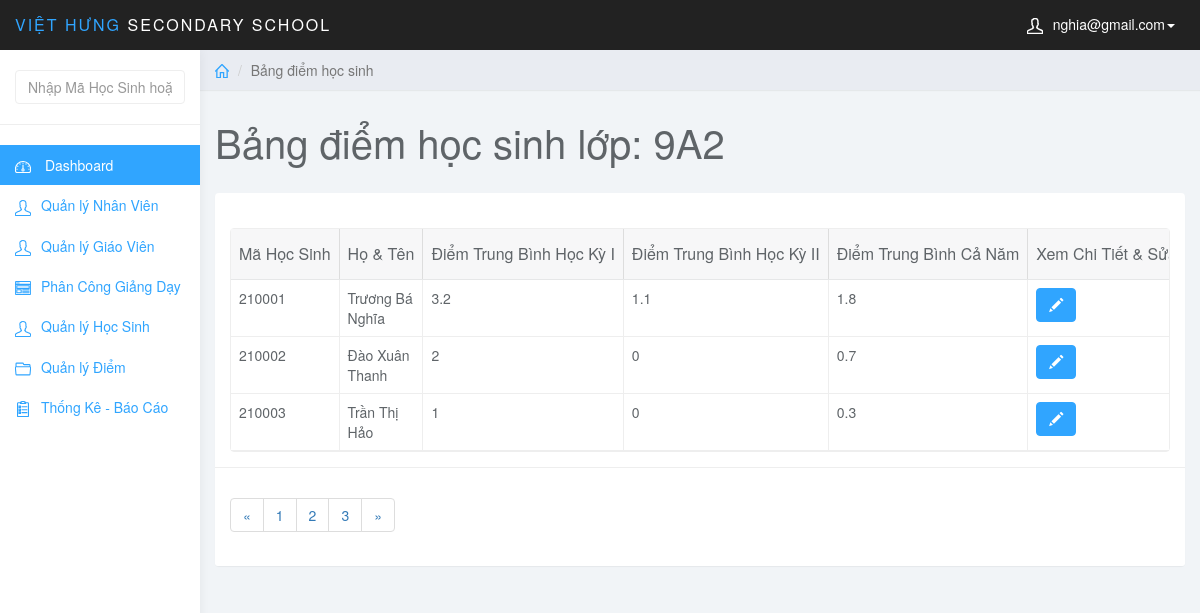
The page /admin/index.php?page=list_diem&id_class=1 (signed in) on the database its author committed.
### tables this page shows
CREATE TABLE `lophoc` (
  `MaLopHoc` varchar(10) NOT NULL,
  `Tenlophoc` varchar(20) NOT NULL,
  `KhoiHoc` varchar(10) NOT NULL,
  PRIMARY KEY (`MaLopHoc`)
);

CREATE TABLE `hocsinh` (
  `MaHS` int(6) NOT NULL,
  `MaLopHoc` varchar(10) NOT NULL,
  `TenHS` varchar(50) NOT NULL,
  `GioiTinh` varchar(5) NOT NULL,
  `NgaySinh` date NOT NULL,
  `NoiSinh` varchar(50) NOT NULL,
  `DanToc` varchar(10) NOT NULL,
  `HoTenCha` varchar(50) NOT NULL,
  `HoTenMe` varchar(50) NOT NULL,
  PRIMARY KEY (`MaHS`),
  KEY `fk_hs_lh` (`MaLopHoc`),
  CONSTRAINT `fk_hs_lh` FOREIGN KEY (`MaLopHoc`) REFERENCES `lophoc` (`MaLopHoc`)
);

### admin/list_diem.php (the view, shortened to what this page needs)
<?php
    $class_id = $_GET['id_class'];
    $sql_view = "SELECT * FROM lophoc WHERE MaLopHoc = '$class_id'";
    $query_view = mysqli_query($conn,$sql_view);
    $row_view = mysqli_fetch_assoc($query_view);
?>
<div class="col-sm-9 col-sm-offset-3 col-lg-10 col-lg-offset-2 main">
		<div class="row">
			<ol class="breadcrumb">
				<li><a href="index.php"><svg class="glyph stroked home"><use xlink:href="#stroked-home"></use></svg></a></li>
				<li class="active">Bảng điểm học sinh</li>
			</ol>
		</div>
		<div class="row">
			<div class="col-lg-12">
				<h1 class="page-header">Bảng điểm học sinh lớp: <?php echo $row_view['Tenlophoc']; ?></h1>
			</div>
		</div>
		<div class="row">
			<div class="col-lg-12">
				<div class="panel panel-default">
					<div class="panel-body">
                        <table
                            data-toolbar="#toolbar"
                            data-toggle="table">
						    <thead>
						    <tr>
						        <th data-field="id" data-sortable="true">Mã Học Sinh</th>
                                <th data-field="name"  data-sortable="true">Họ & Tên</th>
                                <th data-sortable="true">Điểm Trung Bình Học Kỳ I</th>
                                <th data-sortable="true">Điểm Trung Bình Học Kỳ II</th>
                                <th data-sortable="true">Điểm Trung Bình Cả Năm</th>
                                <th>Xem Chi Tiết & Sửa</th>
						    </tr>
                            </thead>
                            <tbody>
                                <?php
                                    $sql = "SELECT * FROM hocsinh WHERE MaLopHoc = '$class_id'";
                                    $query = mysqli_query($conn,$sql);
                                    while ($row = mysqli_fetch_assoc($query)) {
                                        $sql_diem = "SELECT * FROM hocsinh JOIN diem ON hocsinh.MaHS = diem.MaHS JOIN monhoc ON diem.MaMonHoc = monhoc.MaMonHoc JOIN lophoc ON hocsinh.MaLopHoc = lophoc.MaLopHoc JOIN hocky ON diem.MaHocKy = hocky.MaHocKy WHERE hocsinh.MaHS = '{$row['MaHS']}'";
                                        $query_diem = mysqli_query($conn,$sql_diem);
                                        $tb_hk = 0;
                                        $tb_hk2 = 0;
                                        $i=0;
                                        $j=0;
                                        while($row_diem = mysqli_fetch_assoc($query_diem)){
                                            if ($row_diem['MaHocKy']=='20191') {
                                                $tb_hk += $row_diem['DiemTB'];
                                                $i++;
                                            }elseif($row_diem['MaHocKy']=='20192') {
                                                $tb_hk2 += $row_diem['DiemTB'];
                                                $j++;
                                            }
                                        }
                                ?>
                                <tr>
                                    <td><?php echo $row['MaHS'];?></td>
                                    <td><?php echo $row['TenHS']; ?></td>
                                    <td><?php if(isset($tb_hk)){echo $a = round($tb_hk/$i,1);}else{echo '---';}?></td>
                                    <td><?php if(isset($tb_hk2)){echo $b = round($tb_hk2/$j,1);}else{echo '---';} ?></td>
                                    <td><?php echo round($dtb_nam = ($a+$b*2)/3,1) ?></td>
                                    <td class="form-group">
                                        <a href="index.php?page=edit_diem&id_hs=<?php echo $row['MaHS']; ?>" class="btn btn-primary"><i class="glyphicon glyphicon-pencil"></i></a>
                                    </td>
                                </tr>
                                    <?php } ?>
                            </tbody>
						</table>
                    </div>
                    <div class="panel-footer">
                        <nav aria-label="Page navigation example">
                            <ul class="pagination">
                                <li class="page-item"><a class="page-link" href="#">&laquo;</a></li>
                                <li class="page-item"><a class="page-link" href="#">1</a></li>
                                <li class="page-item"><a class="page-link" href="#">2</a></li>
                                <li class="page-item"><a class="page-link" href="#">3</a></li>
                                <li class="page-item"><a class="page-link" href="#">&raquo;</a></li>
                            </ul>
                        </nav>
                    </div>
				</div>
			</div>
		</div>
	</div>

### admin/css/styles.css (style rules this page uses)
body { background: #f1f4f7; padding-top: 50px; color: #5f6468; }
a, a:hover, a:focus { color: #30a5ff; }
h1, h2, h3, h4, h5, h6 { color: #5f6468; }
h1 { font-weight: 300; font-size: 40px; }
.btn-primary, .btn-primary:hover, .btn-primary:focus, .btn-primary:active, .btn-primary.active, .open > .dropdown-toggle.btn-primary, .btn-primary.disabled, .btn-primary[disabled], fieldset[disabled] .btn-primary, .btn-primary.disabled:hover, .btn-primary[disabled]:hover, fieldset[disabled] .btn-primary:hover, .btn-primary.disabled:focus, .btn-primary[disabled]:focus, fieldset[disabled] .btn-primary:focus, .btn-primary.disabled:active, .btn-primary[disabled]:active, fieldset[disabled] .btn-primary:active, .btn-primary.disabled.active, .btn-primary[disabled].active, fieldset[disabled] .btn-primary.active { background-color: #30a5ff; border-color: #30a5ff; }
.panel { border: 0; }
.panel-footer { background: #fff; border-top: 1px solid #eee; }
.breadcrumb { border-radius: 0; padding: 10px 15px; background: #e9ecf2; box-shadow: 0 1px 1px rgba(0, 0, 0, .05); margin: 0 ; }
h1.page-header { margin-top: 30px; border-bottom: 0; }
.table { background: #fff; }
.breadcrumb .glyph { height: 14px; width: 14px; margin: -2px 0 0 0; stroke-width: 4px; }

### rows shown on the page
lophoc: Tenlophoc "9A2"
hocsinh: MaHS "210001", TenHS "Trương Bá Nghĩa", i "3.2", j "1.1", b "1.8"
hocsinh: MaHS "210002", TenHS "Đào Xuân Thanh", i "2", j "0", b "0.7"
hocsinh: MaHS "210003", TenHS "Trần Thị Hảo", i "1", j "0", b "0.3"

### other values the page prints
$_SESSION['mail_user'] "nghia@gmail.com"
